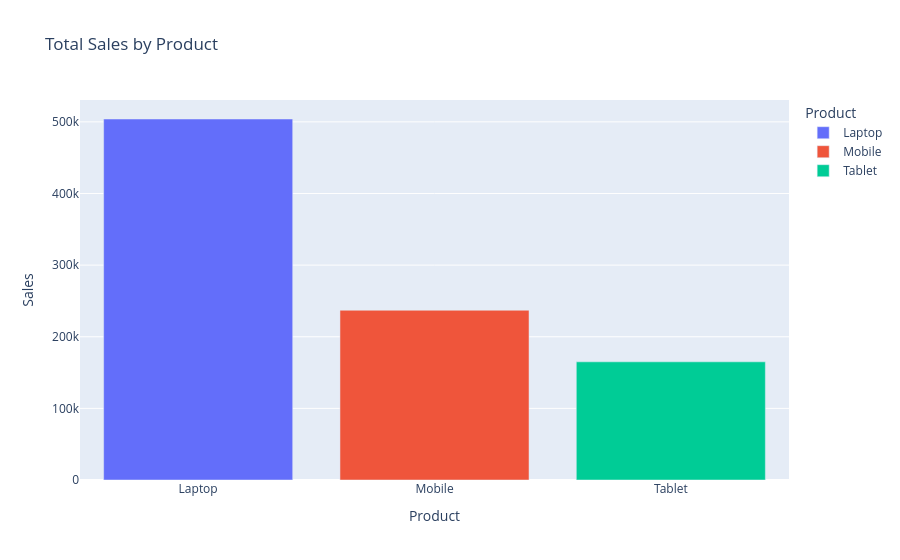

Notebook source saved alongside this figure:
### Code cell
total_sale = df.groupby("Product")["Sales"].sum().reset_index()

fig = px.bar(total_sale, x="Product", y="Sales",color = 'Product' , title="Total Sales by Product")
# fig.show(renderer="browser")
display(fig)

### Figure 1 — Plotly figure (JSON) as saved in the notebook; plotly's stock layout.template omitted (floating-point values rounded to 4 significant figures)
{"data": [{"hovertemplate": "Product=%{x}<br>Sales=%{y}<extra></extra>", "legendgroup": "Laptop", "marker": {"color": "#636efa", "pattern": {"shape": ""}}, "name": "Laptop", "orientation": "v", "showlegend": true, "textposition": "auto", "type": "bar", "x": ["Laptop"], "xaxis": "x", "y": [504000], "yaxis": "y"}, {"hovertemplate": "Product=%{x}<br>Sales=%{y}<extra></extra>", "legendgroup": "Mobile", "marker": {"color": "#EF553B", "pattern": {"shape": ""}}, "name": "Mobile", "orientation": "v", "showlegend": true, "textposition": "auto", "type": "bar", "x": ["Mobile"], "xaxis": "x", "y": [237000], "yaxis": "y"}, {"hovertemplate": "Product=%{x}<br>Sales=%{y}<extra></extra>", "legendgroup": "Tablet", "marker": {"color": "#00cc96", "pattern": {"shape": ""}}, "name": "Tablet", "orientation": "v", "showlegend": true, "textposition": "auto", "type": "bar", "x": ["Tablet"], "xaxis": "x", "y": [165000], "yaxis": "y"}], "layout": {"barmode": "relative", "legend": {"title": {"text": "Product"}, "tracegroupgap": 0}, "title": {"text": "Total Sales by Product"}, "xaxis": {"anchor": "y", "categoryarray": ["Laptop", "Mobile", "Tablet"], "categoryorder": "array", "domain": [0, 1], "title": {"text": "Product"}}, "yaxis": {"anchor": "x", "domain": [0, 1], "title": {"text": "Sales"}}}}
